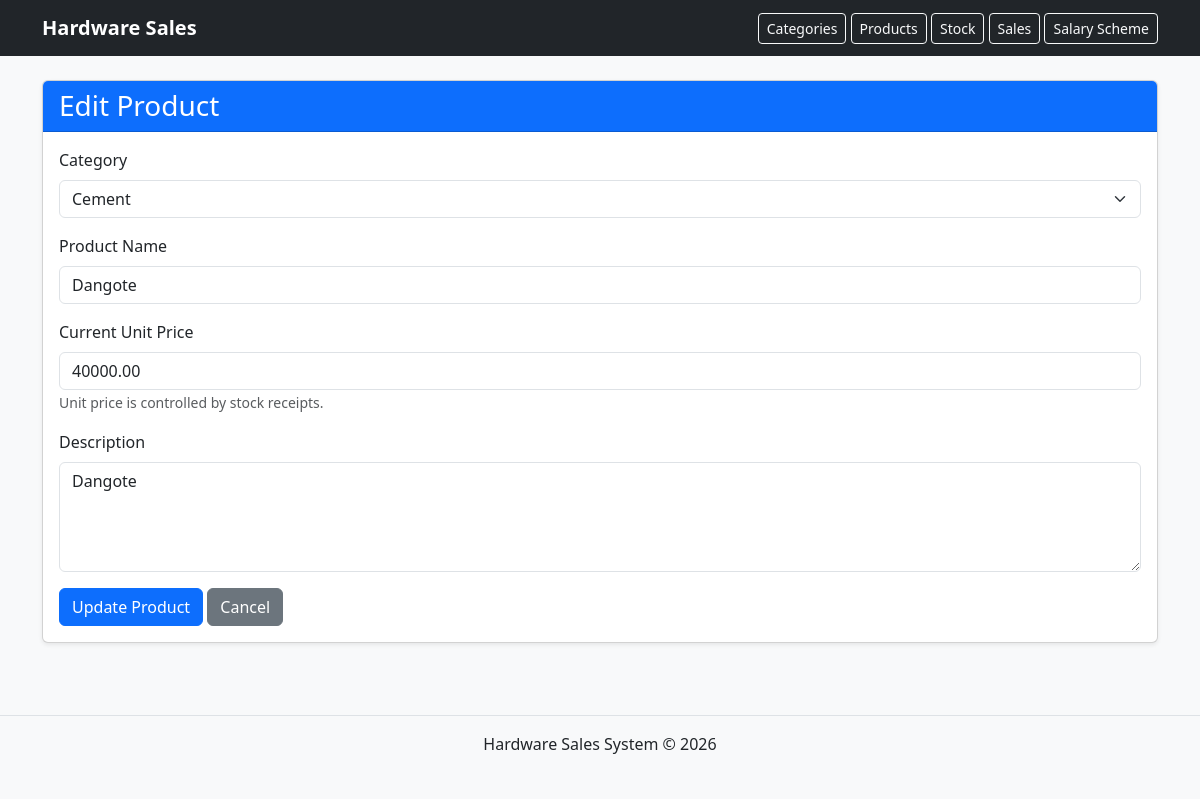
The app's page /products/2/edit/ with its own data.
### web/models.py (models this page shows, shortened)
class Product(models.Model):
    category_name = models.ForeignKey(Category, on_delete=models.CASCADE)
    product_name = models.CharField(max_length=100)
    unit_price = models.DecimalField(max_digits=100, decimal_places=2, default=0)
    description = models.TextField()

class Category(models.Model):
    category_name = models.CharField(max_length=100, unique=True)
    slug = models.SlugField(unique=True)

### web/views.py (the view, shortened to what this page needs)
# urls.py: path("products/<int:product_id>/edit/", views.edit_product, name="edit_product"),
def edit_product(request, product_id):
    product = get_object_or_404(Product, id=product_id)
    categories = Category.objects.all()
    return render(request, "edit_product.html", {
        "product": product,
        "categories": categories
    })

### web/templates/edit_product.html (shortened to what this page needs)
{% extends 'base.html' %}
{% block content %}
<div class="card shadow-sm">
    <div class="card-header bg-primary text-white">
        <h3 class="mb-0">Edit Product</h3>
    </div>
    <div class="card-body">
        <form method="POST">
            <div class="mb-3">
                <label class="form-label">Category</label>
                <select name="category" class="form-select" required>
                    {% for category in categories %}
                    <option value="{{ category.id }}" {% if product.category_name.id == category.id %}selected{% endif %}>
                        {{ category.category_name }}
                    </option>
                    {% endfor %}
                </select>
            </div>
            <div class="mb-3">
                <label class="form-label">Product Name</label>
                <input type="text" name="product_name" value="{{ product.product_name }}" class="form-control" required>
            </div>
            <div class="mb-3">
                <label class="form-label">Current Unit Price</label>
                <input type="text" value="{{ product.unit_price }}" class="form-control" readonly>
                <small class="text-muted">
                    Unit price is controlled by stock receipts.
                </small>
            </div>
            <div class="mb-3">
                <label class="form-label">Description</label>
                <textarea name="description" class="form-control" rows="4" required>{{ product.description }}</textarea>
            </div>
            <button type="submit" class="btn btn-primary">Update Product</button>
            <a href="{% url 'product_list' %}" class="btn btn-secondary">Cancel</a>
        </form>
    </div>
</div>
{% endblock %}

### records on screen
Product: category "Cement", product_name "Dangote", unit_price "40000.00", description "Dangote"
